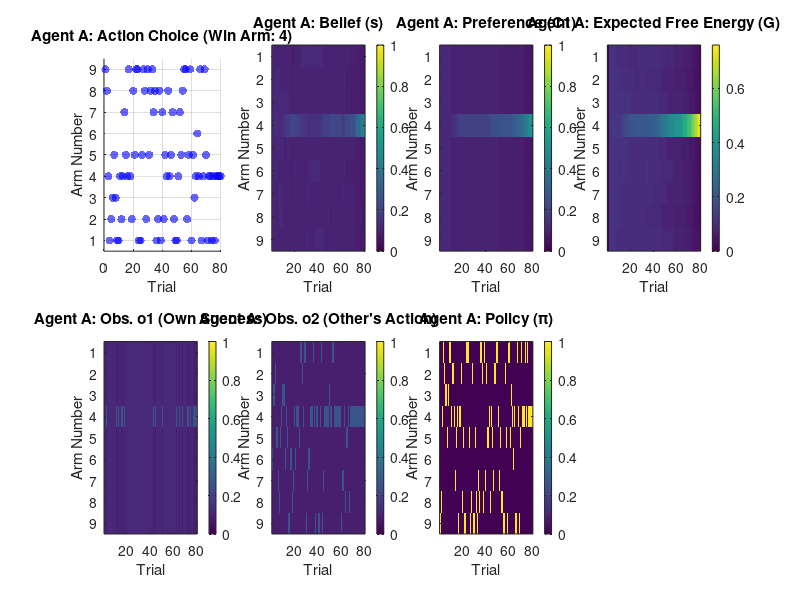
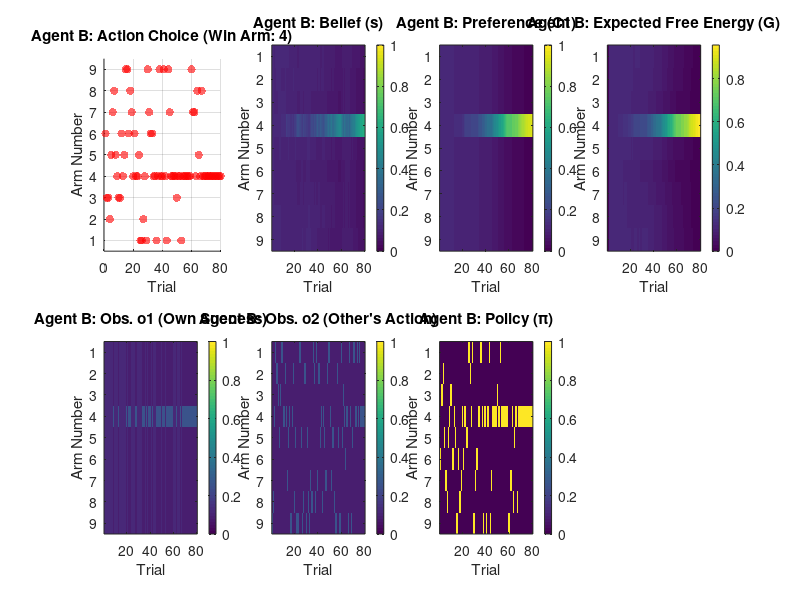
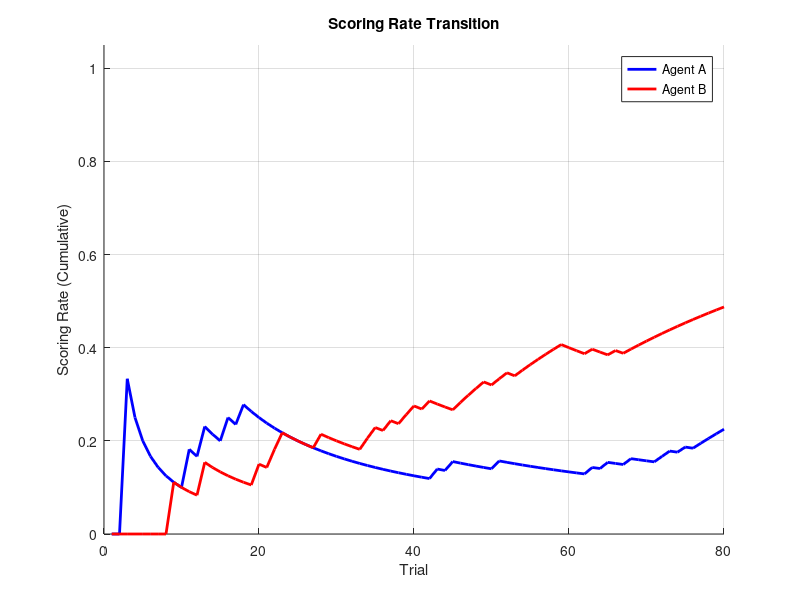

MATLAB code to generate these figures, in order: (Note: this script raises an error after producing the figures.)
%% 社会的探索を行う能動的推論モデル (追加要望対応版)
% =========================================================================
clear;
close all;
clc;

%% ヘルパー関数
function y = softmax(x)
    % 数値的安定性のための修正
    x_shifted = x - max(x);
    y = exp(x_shifted) / sum(exp(x_shifted));
end

%% ステップ 0: 初期化
% -------------------------------------------------------------------------
% シミュレーション設定
num_trials = 80; % 総試行回数
num_arms = 9;   % バンディットの腕の数

alpha = 0.1;

% 微小値
epsilon = 1e-9;

% 選好の重み
w_reward = 0.8;
w_social = 1.0 - w_reward;

% 環境設定
winning_arm = randi(num_arms); % 当たりの腕をランダムに決定
fprintf('環境設定: 当たりのレバーは %d 番です。\n\n', winning_arm);

% --- 生成モデルの定義 ---
% A: 尤度行列 (観測は正確)
A = {eye(num_arms), eye(num_arms)};

% B: 遷移行列 (行動iは状態iへ決定論的に遷移)
B = cell(num_arms, 1);
for i = 1:num_arms
    B{i} = zeros(num_arms, num_arms);
    B{i}(i, :) = 1;
end

% --- エージェントの初期化 ---
agent_A.s = ones(num_arms, 1) / num_arms;
agent_A.pi = ones(num_arms, 1) / num_arms;
agent_A.o1_cum = zeros(num_arms, 1);
agent_A.o2_cum = zeros(num_arms, 1);

C_o1_A = softmax(agent_A.o1_cum);
C_o2_A = softmax(agent_A.o2_cum);

agent_B = agent_A;
C_o1_B = C_o1_A;
C_o2_B = C_o2_A;

% --- 履歴の保存用変数 ---
history.actions_A = zeros(1, num_trials);
history.actions_B = zeros(1, num_trials);
history.beliefs_A = zeros(num_arms, num_trials);
history.beliefs_B = zeros(num_arms, num_trials);
history.g_A = zeros(num_arms, num_trials);       % softmax後の値を保存
history.g_B = zeros(num_arms, num_trials);       % softmax後の値を保存
history.c_A = zeros(num_arms, num_trials);
history.c_B = zeros(num_arms, num_trials);
history.c1_A = zeros(num_arms, num_trials);      % ★C1の履歴を追加
history.c2_A = zeros(num_arms, num_trials);      % ★C2の履歴を追加
history.c1_B = zeros(num_arms, num_trials);      % ★C1の履歴を追加
history.c2_B = zeros(num_arms, num_trials);      % ★C2の履歴を追加
history.pi_A = zeros(num_arms, num_trials);
history.pi_B = zeros(num_arms, num_trials);
history.o1_A = zeros(num_arms, num_trials);
history.o2_A = zeros(num_arms, num_trials);
history.o1_B = zeros(num_arms, num_trials);
history.o2_B = zeros(num_arms, num_trials);


%% シミュレーションループ
% =========================================================================
fprintf('シミュレーションを開始します...\n');
for t = 1:num_trials
    fprintf('--- トライアル %d ---\n', t);

    if t == 1
        % 初回はランダムに行動を選択
        action_A = randi(num_arms);
        action_B = randi(num_arms);
        agent_A.pi = zeros(num_arms, 1); agent_A.pi(action_A) = 1;
        agent_B.pi = zeros(num_arms, 1); agent_B.pi(action_B) = 1;
    else
        % ステップ 1: 期待自由エネルギー (G) の計算
        % --- エージェントA ---
        Qc_A = kron(C_o1_A, C_o2_A);
        G_A = zeros(num_arms, 1);
        for i = 1:num_arms
            s_predicted_A = B{i} * agent_A.s;
            qo1_A = A{1} * s_predicted_A;
            qo2_A = A{2} * s_predicted_A;
            Qs_A = kron(qo1_A, qo2_A);
            G_A(i) = Qs_A' * (log(Qs_A + epsilon) - log(Qc_A + epsilon));
        end

        % --- エージェントB ---
        Qc_B = kron(C_o1_B, C_o2_B);
        G_B = zeros(num_arms, 1);
        for i = 1:num_arms
            s_predicted_B = B{i} * agent_B.s;
            qo1_B = A{1} * s_predicted_B;
            qo2_B = A{2} * s_predicted_B;
            Qs_B = kron(qo1_B, qo2_B);
            G_B(i) = Qs_B' * (log(Qs_B + epsilon) - log(Qc_B + epsilon));
        end

        % Gをソフトマックス関数で変換して行動選択確率に
        transformed_G_A = softmax(-G_A);
        transformed_G_B = softmax(-G_B);

        % Gに基づく行動選択
        action_A = find(rand < cumsum(transformed_G_A), 1);
        action_B = find(rand < cumsum(transformed_G_B), 1);

        % 方策(pi)を更新
        agent_A.pi = zeros(num_arms, 1); agent_A.pi(action_A) = 1;
        agent_B.pi = zeros(num_arms, 1); agent_B.pi(action_B) = 1;
    end

    % ステップ 3: 観測の生成
    o1_A = zeros(num_arms, 1); if action_A == winning_arm; o1_A(action_A) = 1; end
    o1_B = zeros(num_arms, 1); if action_B == winning_arm; o1_B(action_B) = 1; end
    o2_A = zeros(num_arms, 1); o2_A(action_B) = 1;
    o2_B = zeros(num_arms, 1); o2_B(action_A) = 1;

    o1_A = softmax(o1_A);
    o1_B = softmax(o1_B);
    o2_A = softmax(o2_A);
    o2_B = softmax(o2_B);

    % ステップ 4: 信念 (s) の更新
    s_prev_A = agent_A.s;
    s_prev_B = agent_B.s;

    % ★★★ 変更点: 学習率alphaを適用 ★★★
    % --- エージェントA ---
    ln_s_prior_A = log(B{action_A}' + epsilon) * s_prev_A;
    X_A = w_reward * (log(A{1} + epsilon)' * o1_A) + w_social * (log(A{2} + epsilon)' * o2_A);
    log_s_posterior_A = ln_s_prior_A + X_A;
    % 学習率を適用して更新
    log_s_new_A = (1 - alpha) * log(s_prev_A + epsilon) + alpha * log_s_posterior_A;
    agent_A.s = softmax(log_s_new_A);

    % --- エージェントB ---
    ln_s_prior_B = log(B{action_B}' + epsilon) * s_prev_B;
    X_B = w_reward * (log(A{1} + epsilon)' * o1_B) + w_social * (log(A{2} + epsilon)' * o2_B);
    log_s_posterior_B = ln_s_prior_B + X_B;
    % 学習率を適用して更新
    log_s_new_B = (1 - alpha) * log(s_prev_B + epsilon) + alpha * log_s_posterior_B;
    agent_B.s = softmax(log_s_new_B);

    % ステップ 5: 事前選好 (C) の更新
    % ★★★ 変更点: 観測の累積時に重みを適用 ★★★
    agent_A.o1_cum = agent_A.o1_cum + w_reward * o1_A;
    agent_A.o2_cum = agent_A.o2_cum + w_social * o2_A;
    agent_B.o1_cum = agent_B.o1_cum + w_reward * o1_B;
    agent_B.o2_cum = agent_B.o2_cum + w_social * o2_B;

    C_o1_A = softmax(agent_A.o1_cum);
    C_o2_A = softmax(agent_A.o2_cum);
    C_o1_B = softmax(agent_B.o1_cum);
    C_o2_B = softmax(agent_B.o2_cum);

    % ステップ 6: 全てのデータを履歴に記録
    history.actions_A(t) = action_A;
    history.actions_B(t) = action_B;
    history.beliefs_A(:, t) = agent_A.s;
    history.beliefs_B(:, t) = agent_B.s;
    if t > 1
        % ★★★ 変更点: softmax後のGを保存 ★★★
        history.g_A(:, t) = transformed_G_A;
        history.g_B(:, t) = transformed_G_B;
    end
    history.c1_A(:, t) = C_o1_A; % ★C1の履歴を保存
    history.c2_A(:, t) = C_o2_A; % ★C2の履歴を保存
    history.c1_B(:, t) = C_o1_B; % ★C1の履歴を保存
    history.c2_B(:, t) = C_o2_B; % ★C2の履歴を保存
    history.pi_A(:, t) = agent_A.pi;
    history.pi_B(:, t) = agent_B.pi;
    history.o1_A(:, t) = o1_A;
    history.o2_A(:, t) = o2_A;
    history.o1_B(:, t) = o1_B;
    history.o2_B(:, t) = o2_B;
end
fprintf('シミュレーション完了。\n');

%% シミュレーション結果の可視化スクリプト (ウィンドウを分割)
% =========================================================================
fprintf('結果をプロットします...\n');

trials_vec = 1:num_trials;

%% --- エージェントAのグラフ (Figure 1) ---
figure('Name', 'Agent A: Simulation Dynamics', 'Position', [10, 300, 1200, 600]);

% 1. Action Choice
subplot(2, 4, 1);
scatter(trials_vec, history.actions_A, 36, 'b', 'filled', 'MarkerFaceAlpha', 0.6);
title(['Agent A: Action Choice (Win Arm: ' num2str(winning_arm) ')']);
xlabel('Trial'); ylabel('Arm Number'); ylim([0.5, num_arms + 0.5]); yticks(1:num_arms); grid on;

% 2. Belief (s)
subplot(2, 4, 2);
imagesc(trials_vec, 1:num_arms, history.beliefs_A);
title('Agent A: Belief (s)');
xlabel('Trial'); ylabel('Arm Number'); yticks(1:num_arms); colorbar; caxis([0 1]);

% 3. Preference (C1)
subplot(2, 4, 3);
imagesc(trials_vec, 1:num_arms, history.c1_A);
title('Agent A: Preference (C1)');
xlabel('Trial'); ylabel('Arm Number'); yticks(1:num_arms); colorbar; caxis([0 1]);

% 4. Expected Free Energy (G)
subplot(2, 4, 4);
imagesc(trials_vec, 1:num_arms, history.g_A);
title('Agent A: Expected Free Energy (G)');
xlabel('Trial'); ylabel('Arm Number'); yticks(1:num_arms); colorbar;

% 5. Observation o1 (Own Success)
subplot(2, 4, 5);
imagesc(trials_vec, 1:num_arms, history.o1_A);
title('Agent A: Obs. o1 (Own Success)');
xlabel('Trial'); ylabel('Arm Number'); yticks(1:num_arms); colorbar; caxis([0 1]);

% 6. Observation o2 (Other's Action)
subplot(2, 4, 6);
imagesc(trials_vec, 1:num_arms, history.o2_A);
title('Agent A: Obs. o2 (Other''s Action)');
xlabel('Trial'); ylabel('Arm Number'); yticks(1:num_arms); colorbar; caxis([0 1]);

% 7. Policy (pi)
subplot(2, 4, 7);
imagesc(trials_vec, 1:num_arms, history.pi_A);
title('Agent A: Policy (\pi)');
xlabel('Trial'); ylabel('Arm Number'); yticks(1:num_arms); colorbar; caxis([0 1]);


%% --- エージェントBのグラフ (Figure 2) ---
figure('Name', 'Agent B: Simulation Dynamics', 'Position', [60, 200, 1200, 600]);

% 1. Action Choice
subplot(2, 4, 1);
scatter(trials_vec, history.actions_B, 36, 'r', 'filled', 'MarkerFaceAlpha', 0.6);
title(['Agent B: Action Choice (Win Arm: ' num2str(winning_arm) ')']);
xlabel('Trial'); ylabel('Arm Number'); ylim([0.5, num_arms + 0.5]); yticks(1:num_arms); grid on;

% 2. Belief (s)
subplot(2, 4, 2);
imagesc(trials_vec, 1:num_arms, history.beliefs_B);
title('Agent B: Belief (s)');
xlabel('Trial'); ylabel('Arm Number'); yticks(1:num_arms); colorbar; caxis([0 1]);

% 3. Preference (C1)
subplot(2, 4, 3);
imagesc(trials_vec, 1:num_arms, history.c1_B);
title('Agent B: Preference (C1)');
xlabel('Trial'); ylabel('Arm Number'); yticks(1:num_arms); colorbar; caxis([0 1]);

% 4. Expected Free Energy (G)
subplot(2, 4, 4);
imagesc(trials_vec, 1:num_arms, history.g_B);
title('Agent B: Expected Free Energy (G)');
xlabel('Trial'); ylabel('Arm Number'); yticks(1:num_arms); colorbar;

% 5. Observation o1 (Own Success)
subplot(2, 4, 5);
imagesc(trials_vec, 1:num_arms, history.o1_B);
title('Agent B: Obs. o1 (Own Success)');
xlabel('Trial'); ylabel('Arm Number'); yticks(1:num_arms); colorbar; caxis([0 1]);

% 6. Observation o2 (Other's Action)
subplot(2, 4, 6);
imagesc(trials_vec, 1:num_arms, history.o2_B);
title('Agent B: Obs. o2 (Other''s Action)');
xlabel('Trial'); ylabel('Arm Number'); yticks(1:num_arms); colorbar; caxis([0 1]);

% 7. Policy (pi)
subplot(2, 4, 7);
imagesc(trials_vec, 1:num_arms, history.pi_B);
title('Agent B: Policy (\pi)');
xlabel('Trial'); ylabel('Arm Number'); yticks(1:num_arms); colorbar; caxis([0 1]);

fprintf('プロット完了。\n');

%% --- パフォーマンスの可視化 (得点率の推移) ---
fprintf('得点率をプロットします...\n');

% 1. 得点率の計算
% 各試行で正解したかどうかを判定 (正解なら1, 不正解なら0)
is_correct_A = (history.actions_A == winning_arm);
is_correct_B = (history.actions_B == winning_arm);

% 各試行までの正解数の累計を計算
cumulative_correct_A = cumsum(is_correct_A);
cumulative_correct_B = cumsum(is_correct_B);

% 各試行までの得点率を計算
scoring_rate_A = cumulative_correct_A ./ trials_vec;
scoring_rate_B = cumulative_correct_B ./ trials_vec;

% 2. 新しいFigureを作成してプロット
figure('Name', 'Performance Comparison: Scoring Rate');
hold on; % 複数のプロットを重ね書きする設定

% エージェントAの得点率をプロット
plot(trials_vec, scoring_rate_A, 'b-', 'LineWidth', 2, 'DisplayName', 'Agent A');
% エージェントBの得点率をプロット
plot(trials_vec, scoring_rate_B, 'r-', 'LineWidth', 2, 'DisplayName', 'Agent B');

hold off; % 重ね書き設定を終了

% グラフの体裁を整える
title('Scoring Rate Transition');
xlabel('Trial');
ylabel('Scoring Rate (Cumulative)');
legend('show'); % 凡例を表示
grid on;
ylim([0 1.05]); % Y軸の範囲を0から1に設定

% チャンスレベル (ランダムに選択した場合の期待値) の線を追加
chance_level = 1 / num_arms;
yline(chance_level, 'k--', 'DisplayName', sprintf('Chance Level (%.2f)', chance_level));

fprintf('得点率プロット完了。\n');
